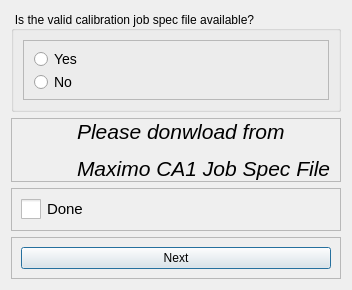
<?xml version="1.0" encoding="UTF-8"?>
<ui version="4.0">
 <class>Dialog</class>
 <widget class="QDialog" name="Dialog">
  <property name="geometry">
   <rect>
    <x>0</x>
    <y>0</y>
    <width>331</width>
    <height>290</height>
   </rect>
  </property>
  <property name="windowTitle">
   <string>Dialog</string>
  </property>
  <layout class="QVBoxLayout" name="verticalLayout_2">
   <item>
    <widget class="QGroupBox" name="groupBox_6">
     <property name="styleSheet">
      <string notr="true">QGroupBox::title {
    font-size: 16px;
}
</string>
     </property>
     <property name="title">
      <string>Is the valid calibration job spec file available?</string>
     </property>
     <property name="checkable">
      <bool>false</bool>
     </property>
     <property name="checked">
      <bool>false</bool>
     </property>
     <layout class="QVBoxLayout" name="verticalLayout_11">
      <item>
       <widget class="QFrame" name="Radio_Frame_1">
        <property name="frameShape">
         <enum>QFrame::Shape::StyledPanel</enum>
        </property>
        <property name="frameShadow">
         <enum>QFrame::Shadow::Raised</enum>
        </property>
        <layout class="QVBoxLayout" name="verticalLayout_12">
         <item>
          <widget class="QRadioButton" name="radioButton_1">
           <property name="styleSheet">
            <string notr="true">QRadioButton{
    font-size: 14px; /* Larger text */
}
QRadioButton::indicator {
    width: 15px; /* Larger checkbox square */
    height: 15px; /* Larger checkbox square */
}</string>
           </property>
           <property name="text">
            <string>Yes</string>
           </property>
          </widget>
         </item>
         <item>
          <widget class="QRadioButton" name="radioButton_2">
           <property name="styleSheet">
            <string notr="true">QRadioButton{
    font-size: 14px; /* Larger text */
}
QRadioButton::indicator {
    width: 15px; /* Larger checkbox square */
    height: 15px; /* Larger checkbox square */
}</string>
           </property>
           <property name="text">
            <string>No</string>
           </property>
          </widget>
         </item>
        </layout>
       </widget>
      </item>
     </layout>
    </widget>
   </item>
   <item>
    <widget class="QFrame" name="frame_12">
     <property name="frameShape">
      <enum>QFrame::Shape::StyledPanel</enum>
     </property>
     <property name="frameShadow">
      <enum>QFrame::Shadow::Raised</enum>
     </property>
     <layout class="QHBoxLayout" name="horizontalLayout_7">
      <property name="spacing">
       <number>15</number>
      </property>
      <property name="topMargin">
       <number>0</number>
      </property>
      <property name="bottomMargin">
       <number>0</number>
      </property>
      <item>
       <widget class="QLabel" name="label_12">
        <property name="minimumSize">
         <size>
          <width>41</width>
          <height>41</height>
         </size>
        </property>
        <property name="maximumSize">
         <size>
          <width>41</width>
          <height>41</height>
         </size>
        </property>
        <property name="text">
         <string/>
        </property>
        <property name="pixmap">
         <pixmap resource="../../Images.qrc">:/Images/Icons/risk-icon.png</pixmap>
        </property>
        <property name="scaledContents">
         <bool>true</bool>
        </property>
       </widget>
      </item>
      <item>
       <widget class="QLabel" name="label_13">
        <property name="text">
         <string>&lt;html&gt;&lt;head/&gt;&lt;body&gt;&lt;p&gt;&lt;span style=&quot; font-size:16pt; font-style:italic;&quot;&gt;Please donwload from &lt;/span&gt;&lt;/p&gt;&lt;p&gt;&lt;span style=&quot; font-size:16pt; font-style:italic;&quot;&gt;Maximo CA1 Job Spec File&lt;/span&gt;&lt;/p&gt;&lt;/body&gt;&lt;/html&gt;</string>
        </property>
       </widget>
      </item>
     </layout>
    </widget>
   </item>
   <item>
    <widget class="QFrame" name="frame">
     <property name="frameShape">
      <enum>QFrame::Shape::StyledPanel</enum>
     </property>
     <property name="frameShadow">
      <enum>QFrame::Shadow::Raised</enum>
     </property>
     <layout class="QVBoxLayout" name="verticalLayout">
      <item>
       <widget class="QCheckBox" name="checkBox_1">
        <property name="enabled">
         <bool>true</bool>
        </property>
        <property name="styleSheet">
         <string notr="true">QCheckBox {
    font-size: 15px; /* Larger text */
}
QCheckBox::indicator {
    width: 20px; /* Larger checkbox square */
    height: 20px; /* Larger checkbox square */
}</string>
        </property>
        <property name="text">
         <string>Done</string>
        </property>
       </widget>
      </item>
     </layout>
    </widget>
   </item>
   <item>
    <widget class="QFrame" name="frame_5">
     <property name="frameShape">
      <enum>QFrame::Shape::StyledPanel</enum>
     </property>
     <property name="frameShadow">
      <enum>QFrame::Shadow::Raised</enum>
     </property>
     <layout class="QVBoxLayout" name="verticalLayout_3">
      <item>
       <widget class="QPushButton" name="pushButton">
        <property name="text">
         <string>Next</string>
        </property>
       </widget>
      </item>
     </layout>
    </widget>
   </item>
  </layout>
 </widget>
 <resources>
  <include location="../Resorces.qrc"/>
  <include location="../../Images.qrc"/>
  <include location="Images.qrc"/>
 </resources>
 <connections/>
</ui>
